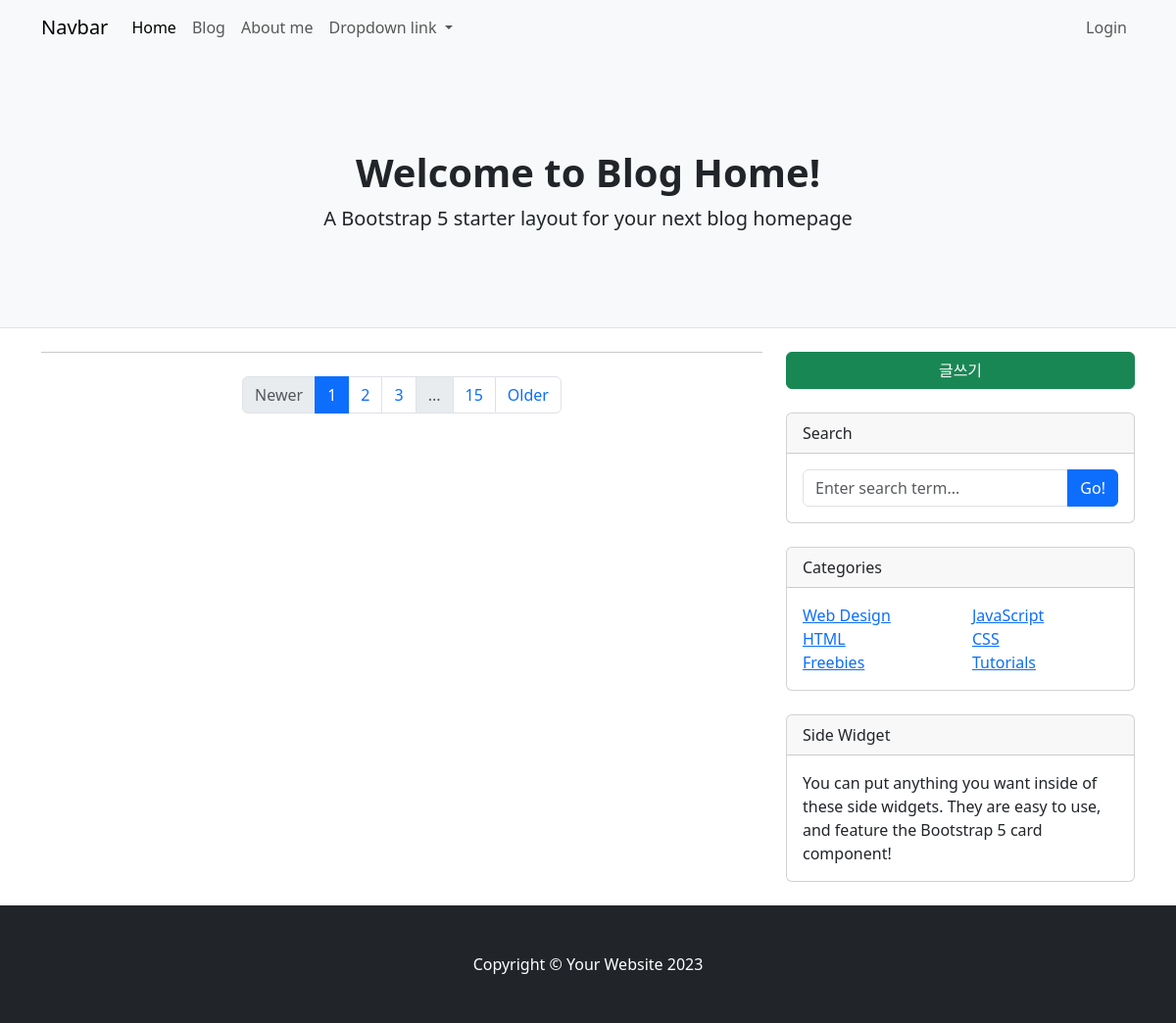
Before: /blog/ with the older database file.
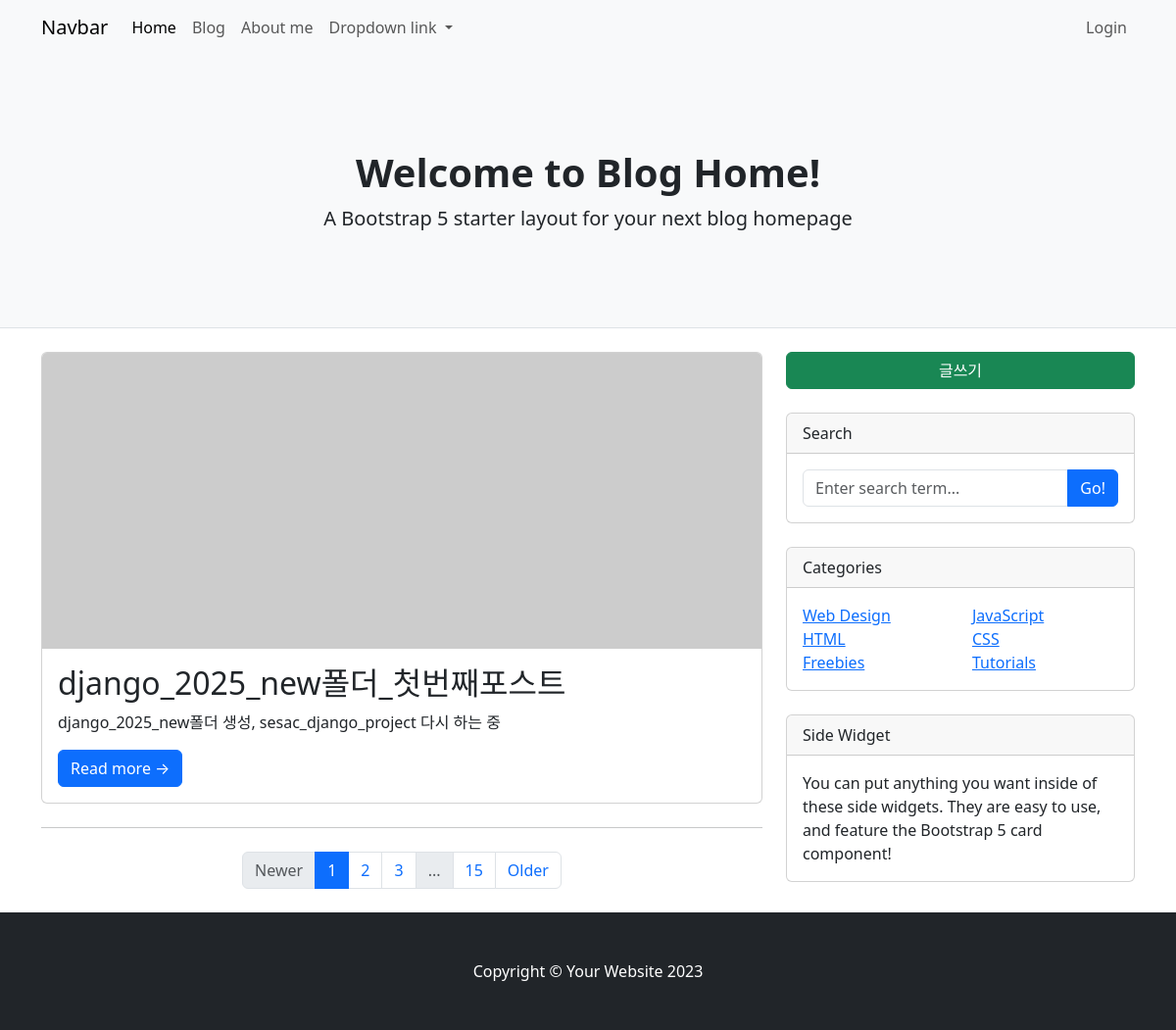
After: the same page with the newer database file.
### blog/models.py (models this page shows, shortened)
class Post(models.Model) :
	title = models.CharField(max_length=30)    # title 필드는 CharField (문자열필드정의 클래스), 문자필드, 최대 길이(필수설정) 30으로 설정
	content = models.TextField()			   # content 필드는 TextField (텍스트저장 문자열필드클래스), 문자열의 길이 제한 없도록(본문내용이니까)
	uploaded_image = models.ImageField(upload_to="images/%Y/%m/%d", null=True, blank=True)
	created_at = models.DateTimeField(auto_now_add=True, null=True)	   # created_at 필드는 DateTimeField(날짜+시간저장 필드클래스),2025-07-30 14:32:00 등의형식으로저장됨
	updated_at = models.DateTimeField(auto_now=True, null=True)  # 해당줄추가
	def get_absolute_url(self) :
		return f'/blog/{self.pk}/'

### blog/views.py (the view)
# urls.py: path('', views.index, name='index'),             # 리스트 페이지 뷰 (FBV)
def index(request):
    posts = Post.objects.all().order_by('-pk')	#한줄추가. 인덱스함수에서 Post.objects.all()로 모든 Post 레코드를 가져와서 posts에 저장
    return render(
        request,
        'blog/index.html',
        {
            'posts': posts,  # { 'posts': posts, } 추가하기
        }
    )

### blog/templates/blog/index.html (shortened to what the changed rows need)
<!DOCTYPE html>
<html lang="ko">
<head>
    <link href="https://cdn.jsdelivr.net/npm/bootstrap@5.3.7/dist/css/bootstrap.min.css" rel="stylesheet" />
</head>
<body>
    <header class="py-5 bg-light border-bottom mb-4">
        <div class="container text-center my-5">
            <h1 class="fw-bolder">Welcome to Blog Home!</h1>
        </div>
    </header>
    <div class="container">
        <div class="row">
            <div class="col-lg-8">
                {% for post in posts %}
                <div class="card mb-4">
                    {% if post.uploaded_image %}
                    <a href="{{ post.get_absolute_url }}">
                        <img class="card-img-top" src="{{ post.uploaded_image.url }}" alt="Post image" />
                    </a>
                    {% else %}
                    <a href="{{ post.get_absolute_url }}">
                        <img class="card-img-top" src="https://dummyimage.com/850x350/dee2e6/6c757d.jpg" alt="Default image" />
                    </a>
                    {% endif %}
                    <div class="card-body">
                        <h2 class="card-title">{{ post.title }}</h2>
                        <p class="card-text">{{ post.content }}</p>
                        <a class="btn btn-primary" href="{{ post.get_absolute_url }}">Read more →</a>
                    </div>
                </div>
                {% endfor %}
            </div>
        </div>
    </div>
</body>
</html>

Changed rows visible on the page:
added Post: title "django_2025_new폴더_첫번째포스트", content "django_2025_new폴더 생성, sesac_django_project 다시 하는 중"
